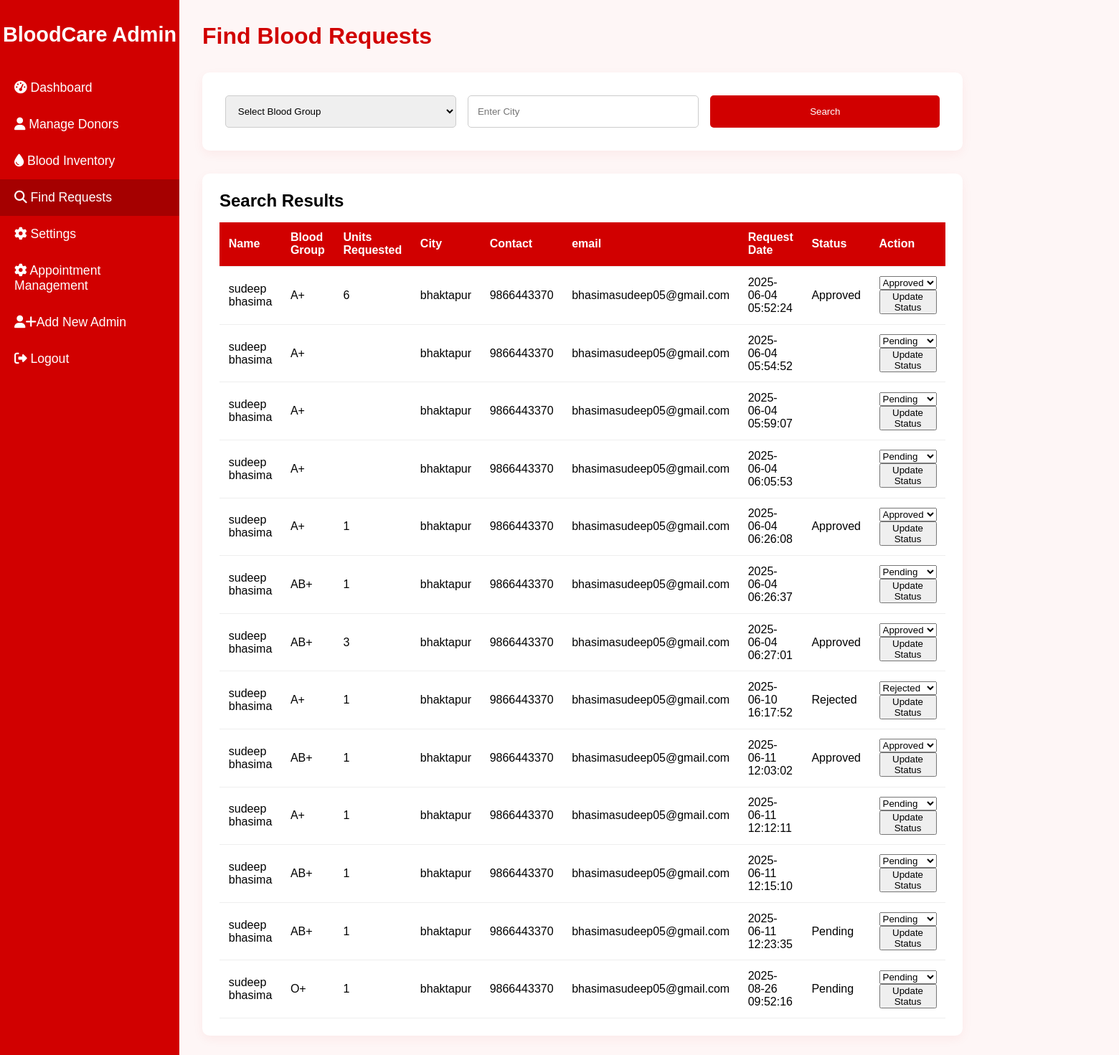
/finds_requests.php, run on the app's committed database.
### tables this page shows
CREATE TABLE `blood_requests` (
  `id` int(11) NOT NULL,
  `blood_group` varchar(5) DEFAULT NULL,
  `units_requested` int(11) DEFAULT NULL,
  `user_id` int(11) DEFAULT NULL,
  `name` varchar(100) DEFAULT NULL,
  `city` varchar(100) DEFAULT NULL,
  `contact` varchar(20) DEFAULT NULL,
  `request_time` timestamp NOT NULL DEFAULT current_timestamp(),
  `status` varchar(20) DEFAULT 'Pending',
  `user_email` varchar(255) DEFAULT NULL
);

### finds_requests.php (the view, shortened to what this page needs)
<?php
include 'connection.php';
$city = isset($_POST['city']) ? trim($_POST['city']) : '';
$query = "SELECT * FROM blood_requests WHERE 1=1";
$stmt = $con->prepare($query);
$stmt->execute();
$result = $stmt->get_result();
?>
<!DOCTYPE html>
<html lang="en">
<head>
    <link rel="stylesheet" href="https://cdnjs.cloudflare.com/ajax/libs/font-awesome/6.4.0/css/all.min.css">
</head>
<body>
    <div class="sidebar">
        <h2>BloodCare Admin</h2>
        <ul>
            <li><a href="admin_dashboard.php"><i class="fas fa-tachometer-alt"></i> Dashboard</a></li>
            <li><a href="manage_donors.php"><i class="fas fa-user"></i> Manage Donors</a></li>
            <li><a href="blood_inventory.php"><i class="fas fa-tint"></i> Blood Inventory</a></li>
            <li class="active"><a href="find_requests.php"><i class="fas fa-search"></i> Find Requests</a></li>
            <li><a href="admin_update.php"><i class="fas fa-cog"></i> Settings</a></li>
            <li><a href="admin_appointments.php"><i class="fas fa-cog"></i> Appointment Management</a></li>
             <li><a href="admin_register.php"> <i class="fa-solid fa-user">+</i>Add New Admin</a></li>
            <li><a href="logout.php"><i class="fas fa-sign-out-alt"></i> Logout</a></li>
        </ul>
    </div>
    <div class="main-content">
        <div class="header">
            <h1>Find Blood Requests</h1>
        </div>
        <div class="search-section">
            <form action="" method="post">
                <select name="blood_group">
                    <option value="">Select Blood Group</option>
                </select>
                <input type="text" name="city" placeholder="Enter City" value="<?= htmlspecialchars($city) ?>">
                <button type="submit">Search</button>
            </form>
        </div>
        <div class="results">
            <h2>Search Results</h2>
            <table>
                <thead>
                    <tr>
                        <th>Name</th>
                        <th>Blood Group</th>
                        <th>Units Requested</th>
                        <th>City</th>
                        <th>Contact</th>
                        <th>email</th>
                        <th>Request Date</th>
                        <th>Status</th>
                        <th>Action</th>
                    </tr>
                </thead>
                <tbody>
                    <?php if (mysqli_num_rows($result) > 0): ?>
                        <?php while ($row = mysqli_fetch_assoc($result)): ?>
                            <tr>
                                <td><?= htmlspecialchars($row['name']) ?></td>
                                <td><?= htmlspecialchars($row['blood_group']) ?></td>
                                <td><?= htmlspecialchars($row['units_requested']) ?></td>
                                <td><?= htmlspecialchars($row['city']) ?></td>
                                <td><?= htmlspecialchars($row['contact']) ?></td>
                                <td><?= htmlspecialchars($row['user_email']) ?></td>
                                <td><?= htmlspecialchars($row['request_time']) ?></td>
                                <td><?= htmlspecialchars($row['status']) ?></td>
                                <td>
                                    <form action="update_status.php" method="post">
                                        <select name="status">
                                            <option value="Pending" <?= $row['status'] == 'Pending' ? 'selected' : '' ?>>Pending</option>
                                            <option value="Approved" <?= $row['status'] == 'Approved' ? 'selected' : '' ?>>Approved</option>
                                            <option value="Rejected" <?= $row['status'] == 'Rejected' ? 'selected' : '' ?>>Rejected</option>
                                        </select>
                                        <button type="submit">Update Status</button>
                                    </form>
                                </td>
                            </tr>
                        <?php endwhile; ?>
                    <?php else: ?>
                        <tr>
                            <td colspan="7">No requests found.</td>
                        </tr>
                    <?php endif; ?>
                </tbody>
            </table>
        </div>
    </div>
</body>
</html>

### finds_requests.php (style rules this page uses)
* { margin: 0; padding: 0; box-sizing: border-box; font-family: 'Poppins', sans-serif; }
body { background: #fef6f6; min-height: 100vh; display: flex; }
.sidebar { width: 250px; background: #d10000; color: #fff; position: fixed; height: 100%; padding-top: 2rem; }
.sidebar h2 { text-align: center; margin-bottom: 2rem; font-size: 1.8rem; }
.sidebar ul { list-style: none; }
.sidebar ul li { padding: 15px 20px; transition: 0.3s; }
.sidebar ul li a { color: #fff; text-decoration: none; font-size: 1.1rem; display: block; }
.sidebar ul li:hover, .sidebar ul li.active { background: #a50000; }
.main-content { margin-left: 250px; padding: 2rem; flex: 1; }
.header { display: flex; justify-content: space-between; align-items: center; margin-bottom: 2rem; }
.header h1 { font-size: 2rem; color: #d10000; }
.search-section { background: white; padding: 2rem; border-radius: 10px; box-shadow: 0 5px 15px rgba(209, 0, 0, 0.05); margin-bottom: 2rem; }
.search-section form { display: flex; flex-wrap: wrap; gap: 1rem; }
.search-section input, .search-section select, .search-section button { padding: 0.8rem; border: 1px solid #ccc; border-radius: 5px; flex: 1; min-width: 200px; }
.search-section button { background: #d10000; color: white; border: none; cursor: pointer; transition: background 0.3s; }
.results { background: white; padding: 1.5rem; border-radius: 10px; box-shadow: 0 5px 15px rgba(209, 0, 0, 0.05); }
table { width: 100%; border-collapse: collapse; margin-top: 1rem; }
table th, table td { padding: 0.8rem; border-bottom: 1px solid #eee; text-align: left; }
table th { background: #d10000; color: white; }

### data on the page
blood_requests: name "sudeep bhasima", blood_group "A+", units_requested "6", city "bhaktapur", contact "9866443370", user_email "bhasimasudeep05@gmail.com", request_time "2025-06-04 05:52:24", status "Approved"
blood_requests: name "sudeep bhasima", blood_group "A+", city "bhaktapur", contact "9866443370", user_email "bhasimasudeep05@gmail.com", request_time "2025-06-04 05:54:52"
blood_requests: name "sudeep bhasima", blood_group "A+", city "bhaktapur", contact "9866443370", user_email "bhasimasudeep05@gmail.com", request_time "2025-06-04 05:59:07"
blood_requests: name "sudeep bhasima", blood_group "A+", city "bhaktapur", contact "9866443370", user_email "bhasimasudeep05@gmail.com", request_time "2025-06-04 06:05:53"
blood_requests: name "sudeep bhasima", blood_group "A+", units_requested "1", city "bhaktapur", contact "9866443370", user_email "bhasimasudeep05@gmail.com", request_time "2025-06-04 06:26:08", status "Approved"
blood_requests: name "sudeep bhasima", blood_group "AB+", units_requested "1", city "bhaktapur", contact "9866443370", user_email "bhasimasudeep05@gmail.com", request_time "2025-06-04 06:26:37"
blood_requests: name "sudeep bhasima", blood_group "AB+", units_requested "3", city "bhaktapur", contact "9866443370", user_email "bhasimasudeep05@gmail.com", request_time "2025-06-04 06:27:01", status "Approved"
blood_requests: name "sudeep bhasima", blood_group "A+", units_requested "1", city "bhaktapur", contact "9866443370", user_email "bhasimasudeep05@gmail.com", request_time "2025-06-10 16:17:52", status "Rejected"
blood_requests: name "sudeep bhasima", blood_group "AB+", units_requested "1", city "bhaktapur", contact "9866443370", user_email "bhasimasudeep05@gmail.com", request_time "2025-06-11 12:03:02", status "Approved"
blood_requests: name "sudeep bhasima", blood_group "A+", units_requested "1", city "bhaktapur", contact "9866443370", user_email "bhasimasudeep05@gmail.com", request_time "2025-06-11 12:12:11"
blood_requests: name "sudeep bhasima", blood_group "AB+", units_requested "1", city "bhaktapur", contact "9866443370", user_email "bhasimasudeep05@gmail.com", request_time "2025-06-11 12:15:10"
blood_requests: name "sudeep bhasima", blood_group "AB+", units_requested "1", city "bhaktapur", contact "9866443370", user_email "bhasimasudeep05@gmail.com", request_time "2025-06-11 12:23:35", status "Pending"
blood_requests: name "sudeep bhasima", blood_group "O+", units_requested "1", city "bhaktapur", contact "9866443370", user_email "bhasimasudeep05@gmail.com", request_time "2025-08-26 09:52:16", status "Pending"
